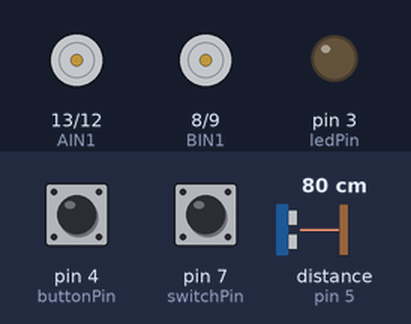
This sketch was run on a simulated Arduino Uno, built with avr-gcc and run on an emulated ATmega328P. Parts: motor-driver pin pairs drawn as motors (green arrow = first pin HIGH = forward, orange = second pin HIGH = backward, longer = more drive, scaled by the enable pin), output pins drawn as LEDs (lit = HIGH). Wiring (inferred from the names in the program): ultrasonic range finder: trigger pin 6; echo pin 5. The test bench sets the inputs (shaded band); at power-on: pin 7 (switchPin) HIGH, pin 4 (buttonPin) HIGH, distance to the obstacle (sensor on pin 5) 80 cm. The echo pulse lasts 58.3 µs per cm; pins used as bus, display or sensor lines are not drawn; what the sketch prints to the serial monitor is not drawn.

Above: at 1.2 s.
1.3 s: pin 7 (switchPin) pulled LOW for 0.15 s
At 1.41 s:
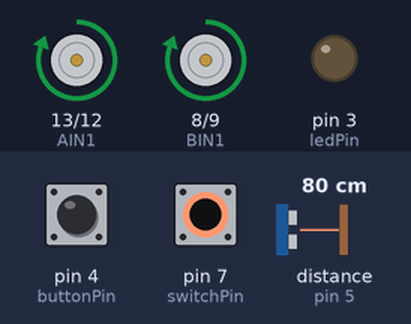
2.9 s: pin 4 (buttonPin) pulled LOW for 0.15 s
At 4.2 s:
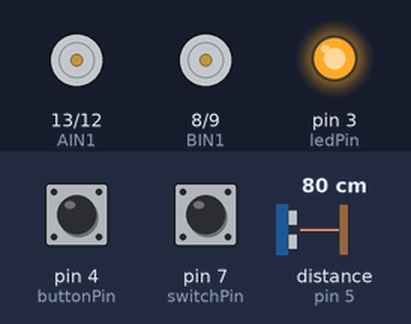
4.6 s: distance to the obstacle (sensor on pin 5) set to 2 cm
7.6 s: pin 7 (switchPin) pulled LOW for 1 s
11.6 s: pin 4 (buttonPin) pulled LOW for 1 s
At 13.2 s:
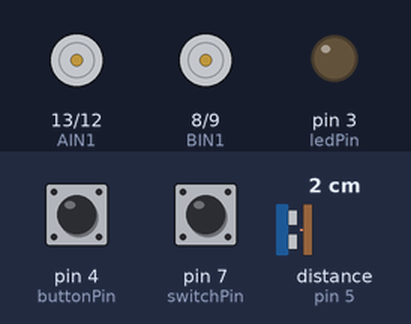
15.6 s: pin 7 (switchPin) pulled LOW for 0.15 s
At 15.99 s:
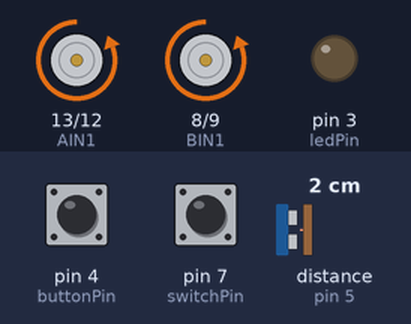
Timing chart, 0 to 18.6 s (numbered marks = the images above; inputs shaded):
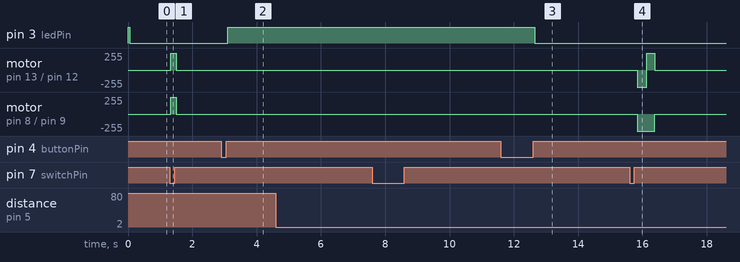

Measured:
- after the input at 1.3 s, motor on pin 13 (AIN1) / pin 12 (AIN2), motor on pin 8 (BIN1) / pin 9 (BIN2): stopped → forward 255/255 at once, → stopped 0.17 s later
- after the input at 2.9 s, pin 3 (ledPin): LOW → HIGH after 0.20 s
- after the input at 4.6 s, every drawn part: stays the same
- after the input at 7.6 s, every drawn part: stays the same
- after the input at 11.6 s, pin 3 (ledPin): HIGH → LOW after 1.1 s
- after the input at 15.6 s, motor on pin 13 (AIN1) / pin 12 (AIN2): stopped → backward 255/255 after 0.24 s, → forward 255/255 0.30 s later, → stopped 0.25 s later; motor on pin 8 (BIN1) / pin 9 (BIN2): stopped → backward 255/255 after 0.24 s, → stopped 0.55 s later

The sketch:

AutonomousRobot.ino
```cpp
/*
  SparkFun Inventor’s Kit
  Circuit 5C - Autonomous Robot

  This robot will drive around on its own and react to obstacles by backing up and turning to a new direction.
  This sketch was adapted from one of the activities in the SparkFun Guide to Arduino.
  Check out the rest of the book at
  https://www.sparkfun.com/products/14326

  This sketch was written by SparkFun Electronics, with lots of help from the Arduino community.
  This code is completely free for any use.

  View circuit diagram and instructions at: https://learn.sparkfun.com/tutorials/sparkfun-inventors-kit-experiment-guide---v41
  Download drawings and code at: https://github.com/sparkfun/SIK-Guide-Code
*/

enum State {
  readMagic,
  readKey,
  readDirection,
  readMovement,
  movement
};
State currentState = readMagic;

//the right motor will be controlled by the motor A pins on the motor driver
const int AIN1 = 13;  //control pin 1 on the motor driver for the right motor
const int AIN2 = 12;  //control pin 2 on the motor driver for the right motor
const int PWMA = 11;  //speed control pin on the motor driver for the right motor

//the left motor will be controlled by the motor B pins on the motor driver
const int PWMB = 10;  //speed control pin on the motor driver for the left motor
const int BIN2 = 9;   //control pin 2 on the motor driver for the left motor
const int BIN1 = 8;   //control pin 1 on the motor driver for the left motor

//LED and button pins, as well as button debouncing variables
const int ledPin = 3;
const int buttonPin = 4;
int ledState = HIGH;                 // the current state of the output pin
int buttonState;                     // the current reading from the input pin
int lastButtonState = LOW;           // the previous reading from the input pin
unsigned long lastDebounceTime = 0;  // the last time the output pin was toggled
unsigned long debounceDelay = 50;    // the debounce time; increase if the output flickers

//distance and key variables
const int trigPin = 6;
const int echoPin = 5;
const byte magicNum = 0x21;
const byte dataKey = 0x35;

//delta timing variables
unsigned long readingDelta = 50;
unsigned long readingInterval = 0;
unsigned long sendingDelta = 1000;
unsigned long sendingInterval = 0;

bool isRemote = true;  //mode of robot

int switchPin = 7;  //switch to turn the robot on and off

float distance = 0;  //variable to store the distance measured by the distance sensor

int currentDirection = 0;  //which way we are going

int index = 0;
long value = 0;

//robot behaviour variables
int backupTime = 300;  //amount of time that the robot will back up when it senses an object
int turnTime = 200;    //amount that the robot will turn once it has backed up

const int driveTimePerCm = 20;  //this is the number of milliseconds that it takes the robot to drive 1 inch
                                //it is set so that if you tell the robot to drive forward 25 units, the robot drives about 25 inches

const int turnTimePerCm = 8;      //this is the number of milliseconds that it takes to turn the robot 1 degree
                                  //it is set so that if you tell the robot to turn right 90 units, the robot turns about 90 degrees
unsigned long movementInterval = 0;         //how long will we move?
unsigned long movementStart = 0;  //when did we start moving?

//Note: these numbers will vary a little bit based on how you mount your motors, the friction of the
//surface that your driving on, and fluctuations in the power to the motors.
//You can change the driveTime and turnTime to make them more accurate

/********************************************************************************/
void setup() {
  pinMode(trigPin, OUTPUT);  //this pin will send ultrasonic pulses out from the distance sensor
  pinMode(echoPin, INPUT);   //this pin will sense when the pulses reflect back to the distance sensor

  pinMode(switchPin, INPUT_PULLUP);  //set this as a pullup to sense whether the switch is flipped

  pinMode(ledPin, OUTPUT);
  pinMode(buttonPin, INPUT_PULLUP);
  digitalWrite(ledPin, ledState);

  //set the motor control pins as outputs
  pinMode(AIN1, OUTPUT);
  pinMode(AIN2, OUTPUT);
  pinMode(PWMA, OUTPUT);

  pinMode(BIN1, OUTPUT);
  pinMode(BIN2, OUTPUT);
  pinMode(PWMB, OUTPUT);

  Serial.begin(9600);                       //begin serial communication with the computer
  Serial.print("To infinity and beyond!");  //test the serial connection
}

/********************************************************************************/
void loop() {
  buttonDebouncer();
  moving();
  if (Serial.available() > 0) {  //read values to see if we move
    char c = Serial.read();
    switch (currentState) {
      case readMagic:
        if (c == magicNum && digitalRead(switchPin) == LOW) {
          currentState = readKey;
        }
        break;

      case readKey:
        if (c == dataKey) {
          currentState = readDirection;
        }
        break;

      case readDirection:
        switch (c) {
          case 'f':
            currentDirection = 1;
            break;
          case 'b':
            currentDirection = 2;
            break;
          case 'l':
            currentDirection = 3;
            break;
          case 'r':
            currentDirection = 4;
            break;
          default:
            currentDirection = 0;
        }
        index = 0;
        value = 0;
        currentState = readMovement;
        break;

      case readMovement:
        movementStart = millis();
        if (currentDirection <= 2) {
          movementInterval = driveTimePerCm * (int)c;
        } else {
          movementInterval = turnTimePerCm * (int)c;
        }
        currentState = movement;
        break;
    }
  }

  if (millis() >= readingInterval) {  //runs every 50 ms
    //DETECT THE DISTANCE READ BY THE DISTANCE SENSOR
    distance = getDistance();
    if (millis() >= sendingInterval) {  //send raw data once every second
      sendData((distance * 2) / 0.0343);
      sendingInterval = millis() + sendingDelta;
    }

    Serial.print("Distance: ");
    Serial.print(distance);
    Serial.println(" cm");  // print the units

    autonomousMode();

    readingInterval = millis() + readingDelta;
  }
}

/********************************************************************************/
void rightMotor(int motorSpeed)  //function for driving the right motor
{
  if (motorSpeed > 0)  //if the motor should drive forward (positive speed)
  {
    digitalWrite(AIN1, HIGH);  //set pin 1 to high
    digitalWrite(AIN2, LOW);   //set pin 2 to low
  } else if (motorSpeed < 0)   //if the motor should drive backward (negative speed)
  {
    digitalWrite(AIN1, LOW);   //set pin 1 to low
    digitalWrite(AIN2, HIGH);  //set pin 2 to high
  } else                       //if the motor should stop
  {
    digitalWrite(AIN1, LOW);  //set pin 1 to low
    digitalWrite(AIN2, LOW);  //set pin 2 to low
  }
  analogWrite(PWMA, abs(motorSpeed));  //now that the motor direction is set, drive it at the entered speed
}

/********************************************************************************/
void leftMotor(int motorSpeed)  //function for driving the left motor
{
  if (motorSpeed > 0)  //if the motor should drive forward (positive speed)
  {
    digitalWrite(BIN1, HIGH);  //set pin 1 to high
    digitalWrite(BIN2, LOW);   //set pin 2 to low
  } else if (motorSpeed < 0)   //if the motor should drive backward (negative speed)
  {
    digitalWrite(BIN1, LOW);   //set pin 1 to low
    digitalWrite(BIN2, HIGH);  //set pin 2 to high
  } else                       //if the motor should stop
  {
    digitalWrite(BIN1, LOW);  //set pin 1 to low
    digitalWrite(BIN2, LOW);  //set pin 2 to low
  }
  analogWrite(PWMB, abs(motorSpeed));  //now that the motor direction is set, drive it at the entered speed
}

/********************************************************************************/
//RETURNS THE DISTANCE MEASURED BY THE HC-SR04 DISTANCE SENSOR
float getDistance() {
  unsigned long echoTime;    //variable to store the time it takes for a ping to bounce off an object
  float calculatedDistance;  //variable to store the distance calculated from the echo time

  //send out an ultrasonic pulse that's 10ms long
  digitalWrite(trigPin, HIGH);
  delayMicroseconds(10);
  digitalWrite(trigPin, LOW);

  echoTime = pulseIn(echoPin, HIGH);  //use the pulsein command to see how long it takes for the
                                      //pulse to bounce back to the sensor

  calculatedDistance = (echoTime * 0.0343) / 2;  //calculate the distance of the object that reflected the pulse (half the bounce time multiplied by the speed of sound)

  return calculatedDistance;  //send back the distance that was calculated
}

void buttonDebouncer() {
  int reading = digitalRead(buttonPin);  //read button input

  if (reading != lastButtonState) {
    lastDebounceTime = millis();  // reset the debouncing timer
  }

  if ((millis() - lastDebounceTime) > debounceDelay) {
    // whatever the reading is at, it's been there for longer than the debounce
    // delay, so take it as the actual current state:
    // if the button state has changed:
    if (reading != buttonState) {
      buttonState = reading;
      // only toggle the LED if the new button state is HIGH
      if (buttonState == HIGH) {
        ledState = !ledState;
        isRemote = !isRemote;
      }
    }
  }

  digitalWrite(ledPin, ledState);
  lastButtonState = reading;
}

void autonomousMode() {
  if (digitalRead(switchPin) == LOW && isRemote == false) {  //if the on switch is flipped and it is on the automation mode

    if (distance < 10) {  //if an object is detected
      //back up and turn
      Serial.print(" ");
      Serial.print("BACK!");

      //stop for a moment
      rightMotor(0);
      leftMotor(0);
      delay(200);

      //back up
      rightMotor(-255);
      leftMotor(-255);
      delay(backupTime);

      //turn away from obstacle
      rightMotor(255);
      leftMotor(-255);
      delay(turnTime);

    } else {  //if no obstacle is detected drive forward
      Serial.print(" ");
      Serial.print("Moving...");


      rightMotor(255);
      leftMotor(255);
    }
  } else {  //if the switch is off then stop

    //stop the motors
    rightMotor(0);
    leftMotor(0);
  }
}

void sendData(unsigned int value) {
  Serial.write(magicNum);
  Serial.write(0x34);
  Serial.write(value >> 24);
  Serial.write(value >> 16);
  Serial.write(value >> 8);
  Serial.write(value);
}

void sendInfo(unsigned int value) {
  Serial.write(magicNum);
  Serial.write(0x32);
  Serial.write(value >> 24);
  Serial.write(value >> 16);
  Serial.write(value >> 8);
  Serial.write(value);
}

void moving() {
  if (currentState == movement) {
    if (currentDirection == 1) {
      rightMotor(255);
      leftMotor(255);
    } else if (currentDirection == 2) {
      rightMotor(-255);
      leftMotor(-255);
    } else if (currentDirection == 3) {
      rightMotor(255);
      leftMotor(-255);
    } else if (currentDirection == 4) {
      rightMotor(-255);
      leftMotor(255);
    }
    if (millis() - movementStart >= movementInterval) {
      currentState = readMagic;
    }
  }
}
```
